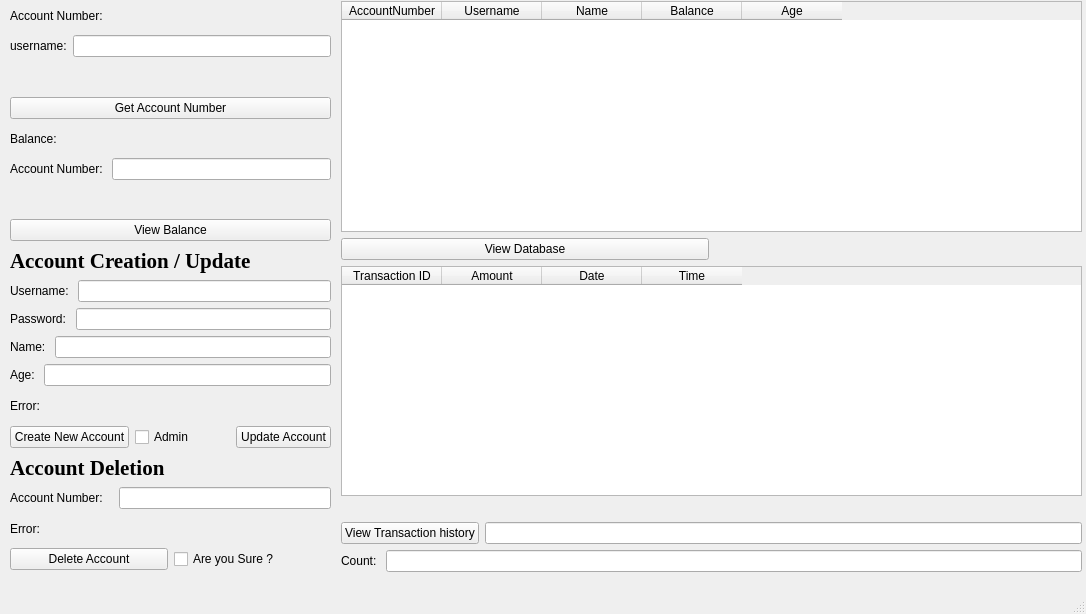
<?xml version="1.0" encoding="UTF-8"?>
<ui version="4.0">
 <class>AdminWindow</class>
 <widget class="QMainWindow" name="AdminWindow">
  <property name="geometry">
   <rect>
    <x>0</x>
    <y>0</y>
    <width>1086</width>
    <height>614</height>
   </rect>
  </property>
  <property name="windowTitle">
   <string>MainWindow</string>
  </property>
  <widget class="QWidget" name="centralwidget">
   <widget class="QWidget" name="layoutWidget">
    <property name="geometry">
     <rect>
      <x>341</x>
      <y>1</y>
      <width>741</width>
      <height>571</height>
     </rect>
    </property>
    <layout class="QVBoxLayout" name="verticalLayout">
     <item>
      <widget class="QTableWidget" name="tbl_view_database">
       <column>
        <property name="text">
         <string>AccountNumber</string>
        </property>
       </column>
       <column>
        <property name="text">
         <string>Username</string>
        </property>
       </column>
       <column>
        <property name="text">
         <string>Name</string>
        </property>
       </column>
       <column>
        <property name="text">
         <string>Balance</string>
        </property>
       </column>
       <column>
        <property name="text">
         <string>Age</string>
        </property>
       </column>
      </widget>
     </item>
     <item>
      <layout class="QHBoxLayout" name="horizontalLayout">
       <item>
        <widget class="QPushButton" name="pbn_view_database">
         <property name="text">
          <string>View Database</string>
         </property>
        </widget>
       </item>
       <item>
        <widget class="QLabel" name="lbl_view_database_error">
         <property name="text">
          <string/>
         </property>
        </widget>
       </item>
      </layout>
     </item>
     <item>
      <widget class="QTableWidget" name="tbl_transaction_history">
       <column>
        <property name="text">
         <string>Transaction ID</string>
        </property>
       </column>
       <column>
        <property name="text">
         <string>Amount</string>
        </property>
       </column>
       <column>
        <property name="text">
         <string>Date</string>
        </property>
       </column>
       <column>
        <property name="text">
         <string>Time</string>
        </property>
       </column>
      </widget>
     </item>
     <item>
      <widget class="QLabel" name="lbl_err_transaction_history">
       <property name="text">
        <string/>
       </property>
      </widget>
     </item>
     <item>
      <layout class="QHBoxLayout" name="horizontalLayout_10">
       <item>
        <widget class="QPushButton" name="pbn_view_transaction_history">
         <property name="text">
          <string>View Transaction history</string>
         </property>
        </widget>
       </item>
       <item>
        <widget class="QLineEdit" name="lnedit_act_number_transaction_history"/>
       </item>
      </layout>
     </item>
     <item>
      <layout class="QHBoxLayout" name="horizontalLayout_9">
       <item>
        <widget class="QLabel" name="lbl_count">
         <property name="text">
          <string>Count: </string>
         </property>
        </widget>
       </item>
       <item>
        <widget class="QLineEdit" name="lnedit_count"/>
       </item>
      </layout>
     </item>
    </layout>
   </widget>
   <widget class="QWidget" name="layoutWidget">
    <property name="geometry">
     <rect>
      <x>10</x>
      <y>2</y>
      <width>321</width>
      <height>568</height>
     </rect>
    </property>
    <layout class="QVBoxLayout" name="verticalLayout_2">
     <item>
      <widget class="QLabel" name="label_view_account_number">
       <property name="text">
        <string>Account Number: </string>
       </property>
      </widget>
     </item>
     <item>
      <layout class="QHBoxLayout" name="horizontalLayout_12">
       <item>
        <widget class="QLabel" name="label_username">
         <property name="text">
          <string>username:</string>
         </property>
        </widget>
       </item>
       <item>
        <widget class="QLineEdit" name="lineEdit_username"/>
       </item>
      </layout>
     </item>
     <item>
      <widget class="QLabel" name="label_error">
       <property name="text">
        <string/>
       </property>
      </widget>
     </item>
     <item>
      <widget class="QPushButton" name="pushButton_get_account_number">
       <property name="text">
        <string>Get Account Number</string>
       </property>
      </widget>
     </item>
     <item>
      <widget class="QLabel" name="lbl_viewbalance">
       <property name="text">
        <string>Balance:</string>
       </property>
      </widget>
     </item>
     <item>
      <layout class="QHBoxLayout" name="horizontalLayout_11">
       <item>
        <widget class="QLabel" name="lbl_accountnumber">
         <property name="text">
          <string>Account Number: </string>
         </property>
        </widget>
       </item>
       <item>
        <widget class="QLineEdit" name="lnedit_accountnumber"/>
       </item>
      </layout>
     </item>
     <item>
      <widget class="QLabel" name="label_error_viewbalance">
       <property name="text">
        <string/>
       </property>
      </widget>
     </item>
     <item>
      <widget class="QPushButton" name="pbn_view_balance">
       <property name="text">
        <string>View Balance</string>
       </property>
      </widget>
     </item>
     <item>
      <widget class="QLabel" name="lbl_accountcreation">
       <property name="font">
        <font>
         <family>Times New Roman</family>
         <pointsize>16</pointsize>
         <bold>true</bold>
        </font>
       </property>
       <property name="text">
        <string>Account Creation / Update</string>
       </property>
      </widget>
     </item>
     <item>
      <layout class="QHBoxLayout" name="horizontalLayout_2">
       <item>
        <widget class="QLabel" name="lbl_username_input">
         <property name="text">
          <string>Username: </string>
         </property>
        </widget>
       </item>
       <item>
        <widget class="QLineEdit" name="lnedit_username_input"/>
       </item>
      </layout>
     </item>
     <item>
      <layout class="QHBoxLayout" name="horizontalLayout_3">
       <item>
        <widget class="QLabel" name="lbl_password">
         <property name="text">
          <string>Password: </string>
         </property>
        </widget>
       </item>
       <item>
        <widget class="QLineEdit" name="lnedit_password_input">
         <property name="echoMode">
          <enum>QLineEdit::PasswordEchoOnEdit</enum>
         </property>
        </widget>
       </item>
      </layout>
     </item>
     <item>
      <layout class="QHBoxLayout" name="horizontalLayout_5">
       <item>
        <widget class="QLabel" name="lbl_name">
         <property name="text">
          <string>Name: </string>
         </property>
        </widget>
       </item>
       <item>
        <widget class="QLineEdit" name="lnedit_name_input"/>
       </item>
      </layout>
     </item>
     <item>
      <layout class="QHBoxLayout" name="horizontalLayout_4">
       <item>
        <widget class="QLabel" name="lbl_age">
         <property name="text">
          <string>Age: </string>
         </property>
        </widget>
       </item>
       <item>
        <widget class="QLineEdit" name="lnedit_age_input"/>
       </item>
      </layout>
     </item>
     <item>
      <widget class="QLabel" name="lbl_error_create">
       <property name="text">
        <string>Error:</string>
       </property>
      </widget>
     </item>
     <item>
      <layout class="QHBoxLayout" name="horizontalLayout_6">
       <item>
        <widget class="QPushButton" name="pbn_create_new_account">
         <property name="text">
          <string>Create New Account</string>
         </property>
        </widget>
       </item>
       <item>
        <widget class="QCheckBox" name="chkbox_admin">
         <property name="text">
          <string>Admin</string>
         </property>
        </widget>
       </item>
       <item>
        <widget class="QPushButton" name="pbn_update_account">
         <property name="text">
          <string>Update Account</string>
         </property>
        </widget>
       </item>
      </layout>
     </item>
     <item>
      <widget class="QLabel" name="lbl_accountdeletion">
       <property name="font">
        <font>
         <family>Times New Roman</family>
         <pointsize>16</pointsize>
         <bold>true</bold>
        </font>
       </property>
       <property name="text">
        <string>Account Deletion</string>
       </property>
      </widget>
     </item>
     <item>
      <layout class="QHBoxLayout" name="horizontalLayout_7">
       <item>
        <widget class="QLabel" name="lbl_account_number_delete">
         <property name="text">
          <string>Account Number:   </string>
         </property>
        </widget>
       </item>
       <item>
        <widget class="QLineEdit" name="lnedit_delete_account_number"/>
       </item>
      </layout>
     </item>
     <item>
      <widget class="QLabel" name="lbl_error_delete">
       <property name="text">
        <string>Error:</string>
       </property>
      </widget>
     </item>
     <item>
      <layout class="QHBoxLayout" name="horizontalLayout_8">
       <item>
        <widget class="QPushButton" name="pbn_delete_account">
         <property name="text">
          <string>Delete Account</string>
         </property>
        </widget>
       </item>
       <item>
        <widget class="QCheckBox" name="chkbox_sure">
         <property name="text">
          <string>Are you Sure ?</string>
         </property>
        </widget>
       </item>
      </layout>
     </item>
    </layout>
   </widget>
  </widget>
  <widget class="QMenuBar" name="menubar">
   <property name="geometry">
    <rect>
     <x>0</x>
     <y>0</y>
     <width>1086</width>
     <height>21</height>
    </rect>
   </property>
  </widget>
  <widget class="QStatusBar" name="statusbar"/>
 </widget>
 <resources/>
 <connections/>
</ui>
